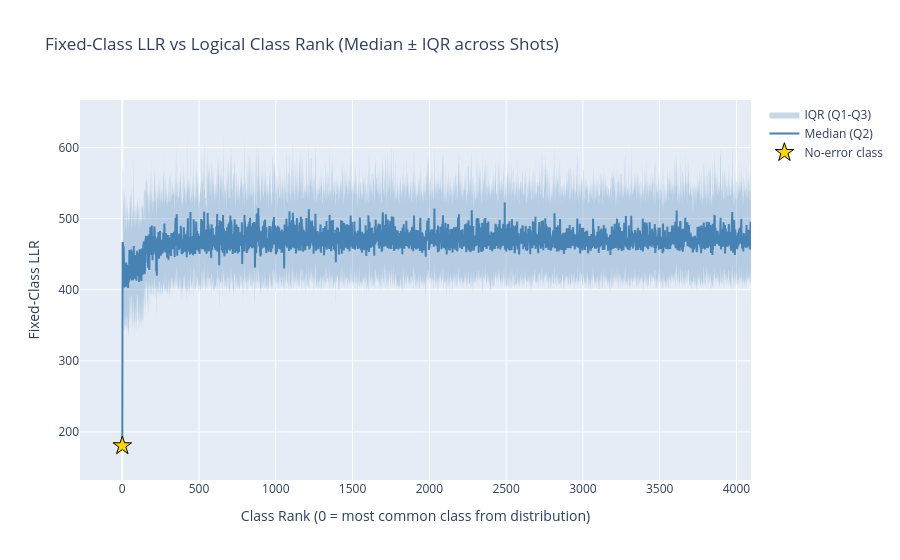

Notebook code for this chart:
### Markdown cell above
## 7. LLR vs Error Rank Visualization

Visualize how fixed-class LLR varies with error rank, aggregated across all shots.
The plot shows the median LLR at each rank with an interquartile range (IQR) band.

- **Rank 0**: Most probable error class (typically the no-error class at low error rates)
- **Higher ranks**: Less probable error classes
- **Star marker**: Highlights the no-error class (error_index=0)

### Code cell
# ==============================================================================
# LLR vs Logical Error Rank (aggregated across shots)
# ==============================================================================

# Compute Q1, Q2 (median), Q3 for each error rank
llr_by_rank = df_results.groupby("error_rank")["fixed_llr"].agg(
    Q1=lambda x: x.quantile(0.25),
    Q2=lambda x: x.quantile(0.50),
    Q3=lambda x: x.quantile(0.75),
).reset_index()

fig = go.Figure()

# Error band (Q1 to Q3)
fig.add_trace(go.Scatter(
    x=np.concatenate([llr_by_rank["error_rank"], llr_by_rank["error_rank"][::-1]]),
    y=np.concatenate([llr_by_rank["Q3"], llr_by_rank["Q1"][::-1]]),
    fill="toself",
    fillcolor="rgba(70, 130, 180, 0.3)",
    line=dict(width=0),
    name="IQR (Q1-Q3)",
    hoverinfo="skip",
))

# Median line (Q2)
fig.add_trace(go.Scatter(
    x=llr_by_rank["error_rank"],
    y=llr_by_rank["Q2"],
    mode="lines",
    name="Median (Q2)",
    line=dict(color="steelblue", width=2),
    hovertemplate="Rank: %{x}<br>Median LLR: %{y:.2f}<extra></extra>",
))

# Mark the no-error class (rank=0) with a star
no_error_stats = llr_by_rank[llr_by_rank["error_rank"] == 0]
if len(no_error_stats) > 0:
    fig.add_trace(go.Scatter(
        x=no_error_stats["error_rank"],
        y=no_error_stats["Q2"],
        mode="markers",
        marker=dict(color="gold", size=14, symbol="star", line=dict(width=1, color="black")),
        name="No-error class",
        hovertemplate="No error (rank=0)<br>Median LLR: %{y:.2f}<extra></extra>",
    ))

fig.update_layout(
    title="Fixed-Class LLR vs Logical Class Rank (Median ± IQR across Shots)",
    xaxis_title="Class Rank (0 = most common class from distribution)",
    yaxis_title="Fixed-Class LLR",
    hovermode="closest",
)

fig.show()

### Figure 1 — Plotly figure (JSON) as saved in the notebook; plotly's stock layout.template omitted (floating-point values rounded to 4 significant figures; data arrays with more than 128 entries replaced by an {"elided": "..."} marker saying what was removed)
{"data": [{"fill": "toself", "fillcolor": "rgba(70, 130, 180, 0.3)", "hoverinfo": "skip", "line": {"width": 0}, "name": "IQR (Q1-Q3)", "type": "scatter", "x": {"elided": "8192 int values"}, "y": {"elided": "8192 float values"}}, {"hovertemplate": "Rank: %{x}<br>Median LLR: %{y:.2f}<extra></extra>", "line": {"color": "steelblue", "width": 2}, "mode": "lines", "name": "Median (Q2)", "type": "scatter", "x": {"elided": "4096 int values"}, "y": {"elided": "4096 float values"}}, {"hovertemplate": "No error (rank=0)<br>Median LLR: %{y:.2f}<extra></extra>", "marker": {"color": "gold", "line": {"color": "black", "width": 1}, "size": 14, "symbol": "star"}, "mode": "markers", "name": "No-error class", "type": "scatter", "x": [0], "y": [180.5]}], "layout": {"hovermode": "closest", "title": {"text": "Fixed-Class LLR vs Logical Class Rank (Median ± IQR across Shots)"}, "xaxis": {"title": {"text": "Class Rank (0 = most common class from distribution)"}}, "yaxis": {"title": {"text": "Fixed-Class LLR"}}}}
